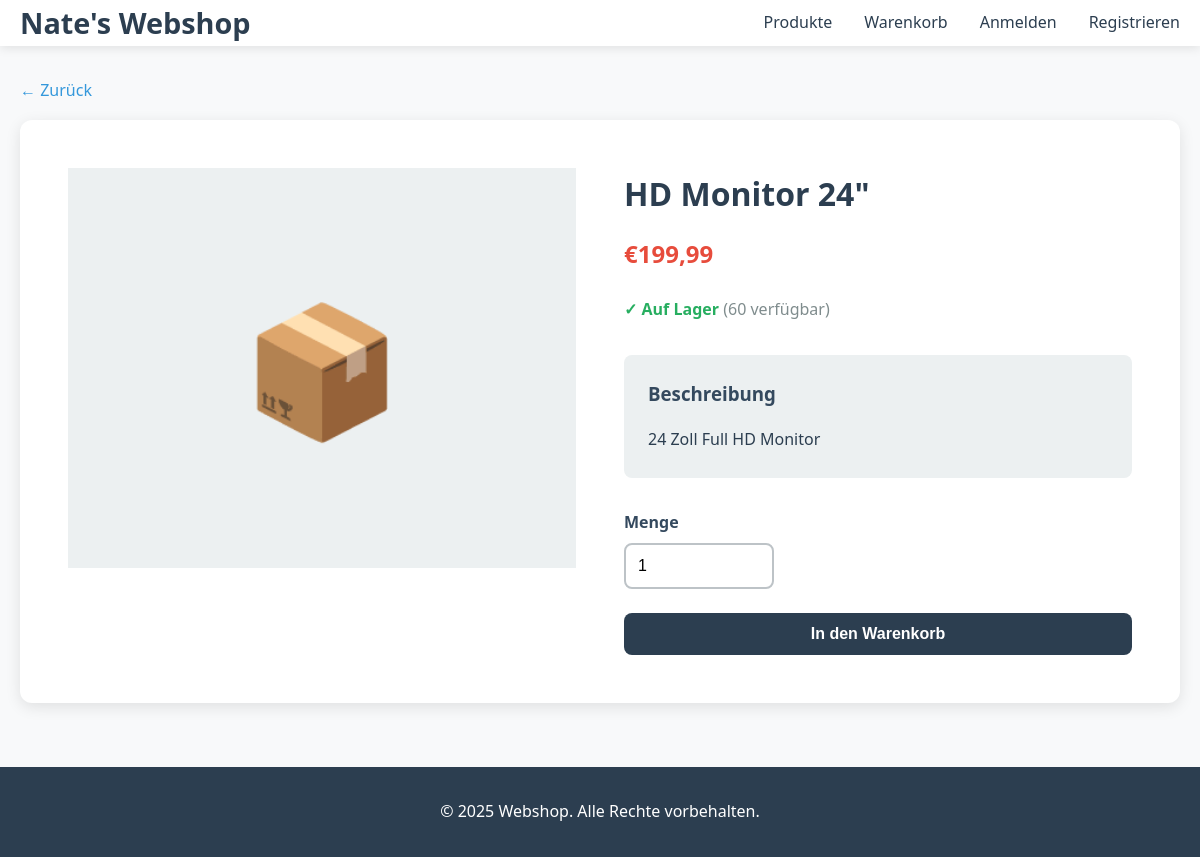
Screenshot of /View/product.php?id=4 with the database file from the repository.
### tables this page shows
CREATE TABLE IF NOT EXISTS products (
    id INT AUTO_INCREMENT PRIMARY KEY,
    name VARCHAR(100) NOT NULL,
    description TEXT,
    price DECIMAL(10, 2) NOT NULL,
    stock INT DEFAULT 0,
    image VARCHAR(255),
    created_at TIMESTAMP DEFAULT CURRENT_TIMESTAMP
);

### Controller/config.php (called while the page is built, shortened)
<?php
function isLoggedIn()
{
    return isset($_SESSION['user_id']);
}

### View/product.php (the view, shortened to what this page needs)
<?php
require_once __DIR__ . '/../Controller/config.php';
require_once __DIR__ . '/../Controller/auth.php';
$product_id = isset($_GET['id']) ? (int)$_GET['id'] : 0;
$stmt = $pdo->prepare("SELECT * FROM products WHERE id = ?");
$stmt->execute([$product_id]);
$product = $stmt->fetch();
?>
<!DOCTYPE html>
<html lang="de">
<head>
    <link rel="stylesheet" href="style.css">
</head>
<body>
<header>
    <nav class="container">
        <a href="index.php" class="logo">Nate's Webshop</a>
        <ul class="nav-links">
            <li><a href="index.php">Produkte</a></li>
            <li><a href="cart.php">Warenkorb <?php if (getCartCount() > 0): ?><span class="cart-badge"><?= getCartCount() ?></span><?php endif; ?></a></li>
            <?php if (isLoggedIn()): ?>
                <li><a href="profile.php">Profil</a></li>
                <?php if (isAdmin()): ?>
                    <li><a href="admin.php">Admin</a></li>
                <?php endif; ?>
                <li><a href="#" onclick="event.preventDefault(); document.getElementById('logoutForm').submit();">Abmelden</a></li>
            <?php else: ?>
                <li><a href="#" onclick="showLoginModal()">Anmelden</a></li>
                <li><a href="#" onclick="showRegisterModal()">Registrieren</a></li>
            <?php endif; ?>
        </ul>
    </nav>
</header>
<main>
    <div class="container" style="margin-top: 2rem;">
        <a href="index.php" style="display: inline-block; margin-bottom: 1rem; color: var(--secondary); text-decoration: none;">← Zurück</a>
        <div class="product-detail-layout">
            <div>
                <div class="product-image product-detail-image">📦</div>
            </div>
            <div>
                <h1 style="color: var(--primary); margin-bottom: 1rem;"><?= htmlspecialchars($product['name']) ?></h1>
                <div class="product-price" style="margin-bottom: 1.5rem;">€<?= number_format($product['price'], 2, ',', '.') ?></div>
                <div class="product-stock" style="font-size: 1rem; margin-bottom: 2rem;">
                    <?php if ($product['stock'] > 0): ?>
                        <span style="color: var(--success); font-weight: 600;">✓ Auf Lager</span>
                        <span class="text-muted">(<?= $product['stock'] ?> verfügbar)</span>
                    <?php else: ?>
                        <span style="color: var(--accent); font-weight: 600;">✗ Nicht verfügbar</span>
                    <?php endif; ?>
                </div>
                <div style="margin-bottom: 2rem; padding: 1.5rem; background: var(--light); border-radius: 8px;">
                    <h3 style="margin-bottom: 1rem; color: var(--dark);">Beschreibung</h3>
                    <p style="line-height: 1.8;"><?= nl2br(htmlspecialchars($product['description'])) ?></p>
                </div>
                <?php if ($product['stock'] > 0): ?>
                    <form method="POST" action="index.php">
                        <div class="form-group">
                            <label>Menge</label>
                            <input type="number" name="quantity" class="form-control" value="1" min="1" max="<?= $product['stock'] ?>" style="max-width: 150px;">
                        </div>
                        <button type="submit" name="add_to_cart" class="btn btn-primary btn-block">In den Warenkorb</button>
                    </form>
                <?php else: ?>
                    <div class="alert alert-error">
                        Dieses Produkt ist derzeit nicht verfügbar.
                    </div>
                <?php endif; ?>
            </div>
        </div>
    </div>
</main>
<footer>
    <div class="container">
        <p>&copy; 2025 Webshop. Alle Rechte vorbehalten.</p>
    </div>
</footer>
</body>
</html>

### View/style.css (style rules this page uses)
* { margin: 0; padding: 0; box-sizing: border-box; }
:root { --primary: #2c3e50; --secondary: #3498db; --accent: #e74c3c; --success: #27ae60; --warning: #f39c12; --light: #ecf0f1; --dark: #34495e; --text: #2c3e50; --border: #bdc3c7; --shadow: rgba(0, 0, 0, 0.1); }
body { font-family: 'Segoe UI', Tahoma, Geneva, Verdana, sans-serif; line-height: 1.6; color: var(--text); background: #f8f9fa; }
.container { max-width: 1200px; margin: 0 auto; padding: 0 20px; }
header { background: white; box-shadow: 0 2px 10px var(--shadow); position: sticky; top: 0; z-index: 1000; }
nav { display: flex; justify-content: space-between; align-items: center; padding: 1rem 0; }
.logo { font-size: 1.8rem; font-weight: 700; color: var(--primary); text-decoration: none; }
.nav-links { display: flex; gap: 2rem; list-style: none; align-items: center; }
.nav-links a { color: var(--text); text-decoration: none; transition: color 0.3s; font-weight: 500; }
.form-group { margin-bottom: 1.5rem; }
.form-group label { display: block; margin-bottom: 0.5rem; font-weight: 600; color: var(--dark); }
.form-control { width: 100%; padding: 0.75rem; border: 2px solid var(--border); border-radius: 8px; font-size: 1rem; transition: border-color 0.3s; }
.btn { padding: 0.75rem 1.5rem; border: none; border-radius: 8px; font-size: 1rem; font-weight: 600; cursor: pointer; transition: all 0.3s; text-decoration: none; display: inline-block; text-align: center; }
.btn-primary { background: var(--primary); color: white; }
.btn-block { width: 100%; }
.product-image { width: 100%; height: 200px; object-fit: cover; background: var(--light); display: flex; align-items: center; justify-content: center; font-size: 3rem; color: var(--border); }
.product-price { font-size: 1.5rem; font-weight: 700; color: var(--accent); margin-bottom: 1rem; }
.product-stock { font-size: 0.85rem; color: var(--success); margin-bottom: 1rem; }
footer { background: var(--primary); color: white; padding: 2rem 0; margin-top: 4rem; text-align: center; }
.product-detail-layout { display: grid; grid-template-columns: 1fr 1fr; gap: 3rem; background: white; padding: 3rem; border-radius: 12px; box-shadow: 0 4px 15px var(--shadow); }
.product-detail-image { height: 400px; font-size: 8rem; }
.text-muted { color: #7f8c8d; }

### rows the page displays
products: name "HD Monitor 24\"", price "199,99", stock "60", description "24 Zoll Full HD Monitor"
